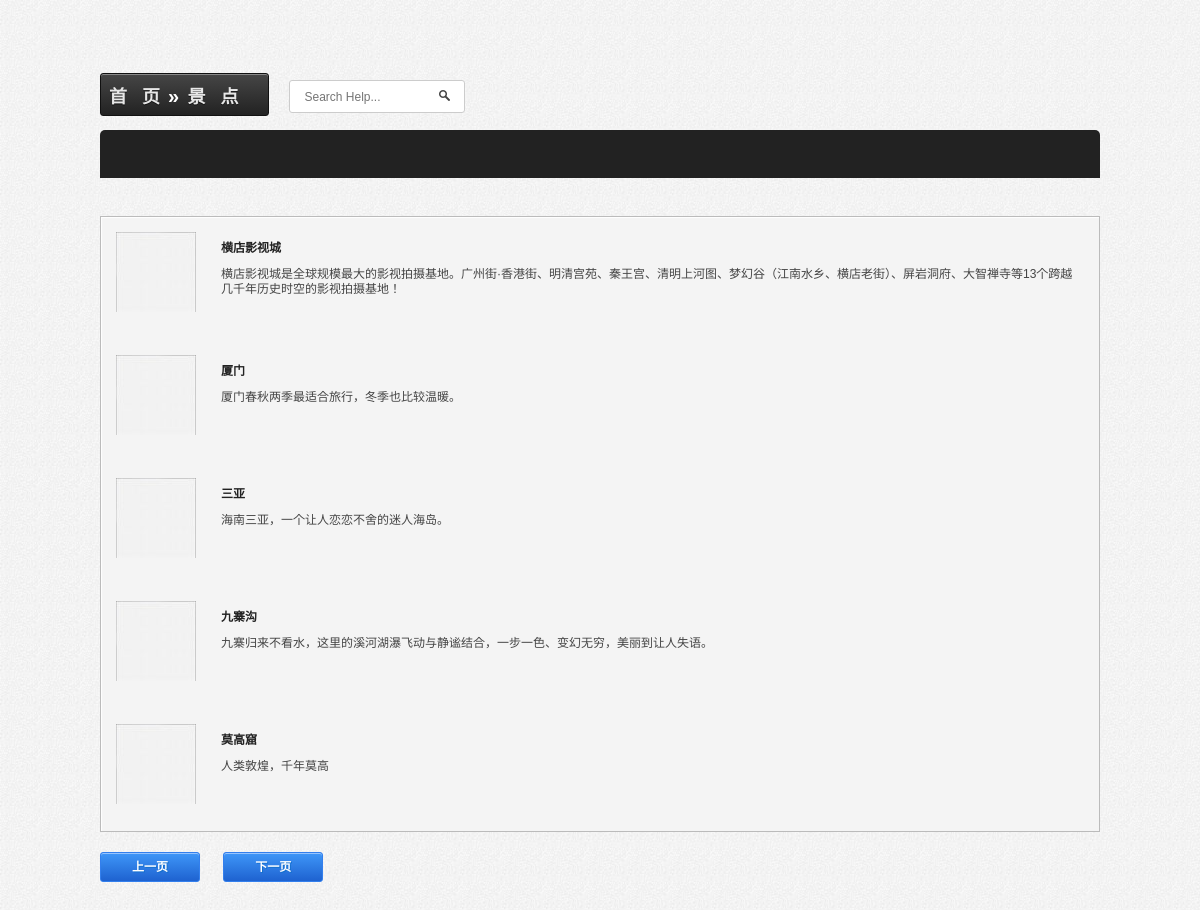
The page /bin/search/sight_index.php on the database its author committed.
### tables this page shows
CREATE TABLE `viewspot` (
  `V_id` int(11) NOT NULL AUTO_INCREMENT COMMENT '景点编号',
  `V_name` varchar(60) NOT NULL COMMENT '景点名称',
  `V_address` varchar(60) NOT NULL COMMENT '景点位置',
  `V_content` varchar(200) DEFAULT NULL COMMENT '游览项目及价格',
  `V_introduce` varchar(200) DEFAULT NULL COMMENT '景点介绍',
  `V_price` int(20) DEFAULT NULL COMMENT '景点价格',
  PRIMARY KEY (`V_id`)
);

### bin/search/sight_index.php (the view, shortened to what this page needs)
<?php
include("../config/config.php");
$keyword=@trim($_POST["search_view"]);
?>
<!DOCTYPE html>
<html lang="en" dir="ltr">
<head>
<link rel="stylesheet" type="text/css" href="../../css/css.css" />
</head>
<body>
<div style="width:1000px;margin:0 auto;">
    <div id="cart">
    <div class="heading">
  <a style="padding:8px;margin-left:-14px;" href="../../index.html"><font size="4">首&nbsp;&nbsp;&nbsp;页</font></a><span style="font-size:20px;color:#fff;">&raquo;</span>
      <a><span id="cart_total"><font size="4">&nbsp;景&nbsp;&nbsp;&nbsp;点</font></span></a></div>
  </div>
  <div id="search">
    <div class="button-search"></div>
        <form class="form-inline" method="post" action="sight_index.php?page=1">
            <input type="text" name="search_view" placeholder="Search Help..."  onkeydown="this.style.color = '#888';" />
        </form>
      </div>
</div>
<div class="header">
<div class="logo_img">
</div>
</div>
<div id="menu">
</div>
<div style="width:1000px;margin: 0 auto;margin-top:10px;">
<br>
<br>
<div id="content">
        <div class="product-list">
<?php
  $pageSize = 5;
  if (@$_GET[page]) {
    $pageval = @$_GET[page];
    $page = ($pageval-1)*$pageSize;
    $page.=',';
  } else {
    @$page.='0,';
  }
  $sql = "select * from viewspot where (V_name like '%".$keyword."%') or (V_address like '%".$keyword."%')
          or (V_content like '%".$keyword."%') or (V_introduce like '%".$keyword."%') limit $page $pageSize";
  $result1 = $conn->query($sql);
  if ($result1) {
    if($result1->num_rows>0){
      while($row =$result1->fetch_array()){
      $URL_sp = "sight_product.php?".$row[0];
?>
          <div class="struct">
                    <div class="struct-center">
                      <div class="line">
                            <a href="#" class="image-link">
                                <div class="image">
                                <img src="../../images/ipod_touch_1-80x80.jpg" title="iPod Touch" alt="iPod Touch" />
                                 </div>
                            </a>
                            <div class="name">
                            <a href="<?php echo $URL_sp; ?>">
                            <?php echo $row[1]; ?>
                            </a>
                            </div>
                            <div class="description">
                            <?php echo $row[4]; ?>
                            </div>
                        </div>
              </div>
            </div>
                        <?php
          }
        }
      }else {
        echo "查询失败";
        }
?>
  </div>
      <div class="column">
          <div class="pagination">
          <div class="results">
          <?php
          if (@$pageval <= 0) {
          $pageval = 1;
        }
        ?>
          <a class="button" href="sight_index.php?page=<?php echo $pageval-1?>"><span>上一页</span></a>&nbsp;&nbsp;&nbsp;&nbsp;&nbsp;&nbsp;
          <a class="button" href="sight_index.php?page=<?php echo @$pageval+1?>"><span>下一页</span></a>
          </div>
          </div>
        </div>
</div>
  </div>
<br>
<br>
<br>
<br>
<br>
<br>
<br>
<br>
</body>
</html>

### rows shown on the page
viewspot: V_name "横店影视城", V_introduce "横店影视城是全球规模最大的影视拍摄基地。广州街·香港街、明清宫苑、秦王宫、清明上河图、梦幻谷（江南水乡、横店老街）、屏岩洞府、大智禅寺等13个跨越几千年历史时空的影视拍摄基地！"
viewspot: V_name "厦门", V_introduce "厦门春秋两季最适合旅行，冬季也比较温暖。"
viewspot: V_name "三亚", V_introduce "海南三亚，一个让人恋恋不舍的迷人海岛。"
viewspot: V_name "九寨沟", V_introduce "九寨归来不看水，这里的溪河湖瀑飞动与静谧结合，一步一色、变幻无穷，美丽到让人失语。"
viewspot: V_name "莫高窟", V_introduce "人类敦煌，千年莫高"
